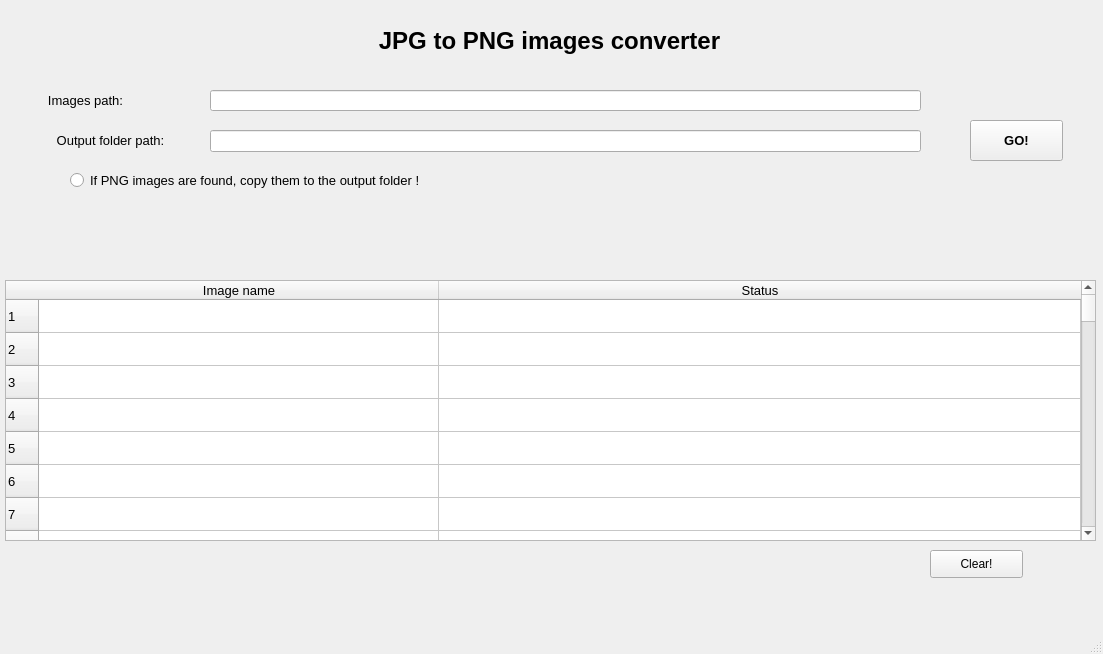
<?xml version="1.0" encoding="UTF-8"?>
<ui version="4.0">
 <class>MainWindow</class>
 <widget class="QMainWindow" name="MainWindow">
  <property name="geometry">
   <rect>
    <x>0</x>
    <y>0</y>
    <width>1103</width>
    <height>654</height>
   </rect>
  </property>
  <property name="font">
   <font>
    <pointsize>10</pointsize>
   </font>
  </property>
  <property name="windowTitle">
   <string>MainWindow</string>
  </property>
  <property name="autoFillBackground">
   <bool>false</bool>
  </property>
  <widget class="QWidget" name="centralwidget">
   <widget class="QLabel" name="label">
    <property name="geometry">
     <rect>
      <x>4</x>
      <y>0</y>
      <width>1091</width>
      <height>81</height>
     </rect>
    </property>
    <property name="font">
     <font>
      <pointsize>18</pointsize>
      <weight>75</weight>
      <bold>true</bold>
     </font>
    </property>
    <property name="text">
     <string>JPG to PNG images converter</string>
    </property>
    <property name="alignment">
     <set>Qt::AlignCenter</set>
    </property>
   </widget>
   <widget class="QLabel" name="label_2">
    <property name="geometry">
     <rect>
      <x>20</x>
      <y>80</y>
      <width>131</width>
      <height>41</height>
     </rect>
    </property>
    <property name="font">
     <font>
      <pointsize>10</pointsize>
     </font>
    </property>
    <property name="text">
     <string>Images path:</string>
    </property>
    <property name="alignment">
     <set>Qt::AlignCenter</set>
    </property>
   </widget>
   <widget class="QLabel" name="label_3">
    <property name="geometry">
     <rect>
      <x>30</x>
      <y>120</y>
      <width>161</width>
      <height>41</height>
     </rect>
    </property>
    <property name="font">
     <font>
      <pointsize>10</pointsize>
     </font>
    </property>
    <property name="text">
     <string>Output folder path:</string>
    </property>
    <property name="alignment">
     <set>Qt::AlignCenter</set>
    </property>
   </widget>
   <widget class="QLineEdit" name="directory_input">
    <property name="geometry">
     <rect>
      <x>210</x>
      <y>90</y>
      <width>711</width>
      <height>21</height>
     </rect>
    </property>
   </widget>
   <widget class="QLineEdit" name="output_folder">
    <property name="geometry">
     <rect>
      <x>210</x>
      <y>130</y>
      <width>711</width>
      <height>22</height>
     </rect>
    </property>
   </widget>
   <widget class="QPushButton" name="go_btn">
    <property name="geometry">
     <rect>
      <x>970</x>
      <y>120</y>
      <width>93</width>
      <height>41</height>
     </rect>
    </property>
    <property name="font">
     <font>
      <pointsize>10</pointsize>
      <weight>75</weight>
      <bold>true</bold>
     </font>
    </property>
    <property name="text">
     <string>GO!</string>
    </property>
   </widget>
   <widget class="QTableWidget" name="table">
    <property name="enabled">
     <bool>true</bool>
    </property>
    <property name="geometry">
     <rect>
      <x>5</x>
      <y>280</y>
      <width>1091</width>
      <height>261</height>
     </rect>
    </property>
    <property name="sizePolicy">
     <sizepolicy hsizetype="Fixed" vsizetype="Expanding">
      <horstretch>50</horstretch>
      <verstretch>0</verstretch>
     </sizepolicy>
    </property>
    <property name="minimumSize">
     <size>
      <width>1091</width>
      <height>261</height>
     </size>
    </property>
    <property name="maximumSize">
     <size>
      <width>1091</width>
      <height>16777215</height>
     </size>
    </property>
    <property name="sizeIncrement">
     <size>
      <width>50</width>
      <height>0</height>
     </size>
    </property>
    <property name="toolTip">
     <string/>
    </property>
    <property name="toolTipDuration">
     <number>-1</number>
    </property>
    <property name="statusTip">
     <string/>
    </property>
    <property name="whatsThis">
     <string/>
    </property>
    <property name="accessibleName">
     <string/>
    </property>
    <property name="layoutDirection">
     <enum>Qt::LeftToRight</enum>
    </property>
    <property name="autoFillBackground">
     <bool>false</bool>
    </property>
    <property name="horizontalScrollBarPolicy">
     <enum>Qt::ScrollBarAlwaysOff</enum>
    </property>
    <property name="sizeAdjustPolicy">
     <enum>QAbstractScrollArea::AdjustIgnored</enum>
    </property>
    <property name="autoScroll">
     <bool>true</bool>
    </property>
    <property name="showGrid">
     <bool>true</bool>
    </property>
    <property name="gridStyle">
     <enum>Qt::SolidLine</enum>
    </property>
    <property name="sortingEnabled">
     <bool>false</bool>
    </property>
    <property name="wordWrap">
     <bool>false</bool>
    </property>
    <property name="cornerButtonEnabled">
     <bool>true</bool>
    </property>
    <property name="rowCount">
     <number>1000</number>
    </property>
    <attribute name="horizontalHeaderVisible">
     <bool>true</bool>
    </attribute>
    <attribute name="horizontalHeaderCascadingSectionResizes">
     <bool>false</bool>
    </attribute>
    <attribute name="horizontalHeaderMinimumSectionSize">
     <number>50</number>
    </attribute>
    <attribute name="horizontalHeaderDefaultSectionSize">
     <number>400</number>
    </attribute>
    <attribute name="horizontalHeaderHighlightSections">
     <bool>true</bool>
    </attribute>
    <attribute name="horizontalHeaderShowSortIndicator" stdset="0">
     <bool>true</bool>
    </attribute>
    <attribute name="horizontalHeaderStretchLastSection">
     <bool>true</bool>
    </attribute>
    <attribute name="verticalHeaderCascadingSectionResizes">
     <bool>false</bool>
    </attribute>
    <attribute name="verticalHeaderDefaultSectionSize">
     <number>33</number>
    </attribute>
    <attribute name="verticalHeaderStretchLastSection">
     <bool>false</bool>
    </attribute>
    <row/>
    <row/>
    <row/>
    <row/>
    <row/>
    <row/>
    <row/>
    <row/>
    <row/>
    <row/>
    <row/>
    <row/>
    <row/>
    <row/>
    <row/>
    <row/>
    <row/>
    <row/>
    <row/>
    <row/>
    <row/>
    <row/>
    <row/>
    <row/>
    <row/>
    <row/>
    <row/>
    <row/>
    <row/>
    <row/>
    <row/>
    <row/>
    <row/>
    <row/>
    <row/>
    <row/>
    <row/>
    <row/>
    <row/>
    <row/>
    <row/>
    <row/>
    <row/>
    <row/>
    <row/>
    <row/>
    <row/>
    <row/>
    <row/>
    <row/>
    <row/>
    <row/>
    <row/>
    <row/>
    <row/>
    <row/>
    <row/>
    <row/>
    <row/>
    <row/>
    <row/>
    <row/>
    <row/>
    <row/>
    <row/>
    <row/>
    <row/>
    <row/>
    <row/>
    <row/>
    <row/>
    <row/>
    <row/>
    <row/>
    <row/>
    <row/>
    <row/>
    <row/>
    <row/>
    <row/>
    <row/>
    <row/>
    <row/>
    <row/>
    <row/>
    <row/>
    <row/>
    <row/>
    <row/>
    <row/>
    <row/>
    <row/>
    <row/>
    <row/>
    <row/>
    <row/>
    <row/>
    <row/>
    <row/>
    <row/>
    <row/>
    <row/>
    <row/>
    <row/>
    <row/>
    <row/>
    <row/>
    <row/>
    <row/>
    <row/>
    <row/>
    <row/>
    <row/>
    <row/>
    <row/>
    <row/>
    <row/>
    <row/>
    <row/>
    <row/>
    <row/>
    <row/>
    <row/>
    <row/>
    <row/>
    <row/>
    <row/>
    <row/>
    <row/>
    <row/>
    <row/>
    <row/>
    <row/>
    <row/>
    <row/>
    <row/>
    <row/>
    <row/>
    <row/>
    <row/>
    <row/>
    <row/>
    <row/>
    <row/>
    <row/>
    <row/>
    <row/>
    <row/>
    <row/>
    <row/>
    <row/>
    <row/>
    <row/>
    <row/>
    <row/>
    <row/>
    <row/>
    <row/>
    <row/>
    <row/>
    <row/>
    <row/>
    <row/>
    <row/>
    <row/>
    <row/>
    <row/>
    <row/>
    <row/>
    <row/>
    <row/>
    <row/>
    <row/>
    <row/>
    <row/>
    <row/>
    <row/>
    <row/>
    <row/>
    <row/>
    <row/>
    <row/>
    <row/>
    <row/>
    <row/>
    <row/>
    <row/>
    <row/>
    <row/>
    <row/>
    <row/>
    <row/>
    <row/>
    <row/>
    <row/>
    <row/>
    <row/>
    <row/>
    <row/>
    <row/>
    <row/>
    <row/>
    <row/>
    <row/>
    <row/>
    <row/>
    <row/>
    <row/>
    <row/>
    <row/>
    <row/>
    <row/>
    <row/>
    <row/>
    <row/>
    <row/>
    <row/>
    <row/>
    <row/>
    <row/>
    <row/>
    <row/>
    <row/>
    <row/>
    <row/>
    <row/>
    <row/>
    <row/>
    <row/>
    <row/>
    <row/>
    <row/>
    <row/>
    <row/>
    <row/>
    <row/>
    <row/>
    <row/>
    <row/>
    <row/>
    <row/>
    <row/>
    <row/>
    <row/>
    <row/>
    <row/>
    <row/>
    <row/>
    <row/>
    <row/>
    <row/>
    <row/>
    <row/>
    <row/>
    <row/>
    <row/>
    <row/>
    <row/>
    <row/>
    <row/>
    <row/>
    <row/>
    <row/>
    <row/>
    <row/>
    <row/>
    <row/>
    <row/>
    <row/>
    <row/>
    <row/>
    <row/>
    <row/>
    <row/>
    <row/>
    <row/>
    <row/>
    <row/>
    <row/>
    <row/>
    <row/>
    <row/>
    <row/>
    <row/>
    <row/>
    <row/>
    <row/>
    <row/>
    <row/>
    <row/>
    <row/>
    <row/>
    <row/>
    <row/>
    <row/>
    <row/>
    <row/>
    <row/>
    <row/>
    <row/>
    <row/>
    <row/>
    <row/>
    <row/>
    <row/>
    <row/>
    <row/>
    <row/>
    <row/>
    <row/>
    <row/>
    <row/>
    <row/>
    <row/>
    <row/>
    <row/>
    <row/>
    <row/>
    <row/>
    <row/>
    <row/>
    <row/>
    <row/>
    <row/>
    <row/>
    <row/>
    <row/>
    <row/>
    <row/>
    <row/>
    <row/>
    <row/>
    <row/>
    <row/>
    <row/>
    <row/>
    <row/>
    <row/>
    <row/>
    <row/>
    <row/>
    <row/>
    <row/>
    <row/>
    <row/>
    <row/>
    <row/>
    <row/>
    <row/>
    <row/>
    <row/>
    <row/>
    <row/>
    <row/>
    <row/>
    <row/>
    <row/>
    <row/>
    <row/>
    <row/>
    <row/>
    <row/>
    <row/>
    <row/>
    <row/>
    <row/>
    <row/>
    <row/>
    <row/>
    <row/>
    <row/>
    <row/>
    <row/>
    <row/>
    <row/>
    <row/>
    <row/>
    <row/>
    <row/>
    <row/>
    <row/>
    <row/>
    <row/>
    <row/>
    <row/>
    <row/>
    <row/>
    <row/>
    <row/>
    <row/>
    <row/>
    <row/>
    <row/>
    <row/>
    <row/>
    <row/>
    <row/>
    <row/>
    <row/>
    <row/>
    <row/>
    <row/>
    <row/>
    <row/>
    <row/>
    <row/>
    <row/>
    <row/>
    <row/>
    <row/>
    <row/>
    <row/>
    <row/>
    <row/>
    <row/>
    <row/>
    <row/>
    <row/>
    <row/>
    <row/>
    <row/>
    <row/>
    <row/>
    <row/>
    <row/>
    <row/>
    <row/>
    <row/>
    <row/>
    <row/>
    <row/>
    <row/>
    <row/>
    <row/>
    <row/>
    <row/>
    <row/>
    <row/>
    <row/>
    <row/>
    <row/>
    <row/>
    <row/>
    <row/>
    <row/>
    <row/>
    <row/>
    <row/>
    <row/>
    <row/>
    <row/>
    <row/>
    <row/>
    <row/>
    <row/>
    <row/>
    <row/>
    <row/>
    <row/>
    <row/>
    <row/>
    <row/>
    <row/>
    <row/>
    <row/>
    <row/>
    <row/>
    <row/>
    <row/>
    <row/>
    <row/>
    <row/>
    <row/>
    <row/>
    <row/>
    <row/>
    <row/>
    <row/>
    <row/>
    <row/>
    <row/>
    <row/>
    <row/>
    <row/>
    <row/>
    <row/>
    <row/>
    <row/>
    <row/>
    <row/>
    <row/>
    <row/>
    <row/>
    <row/>
    <row/>
    <row/>
    <row/>
    <row/>
    <row/>
    <row/>
    <row/>
    <row/>
    <row/>
    <row/>
    <row/>
    <row/>
    <row/>
    <row/>
    <row/>
    <row/>
    <row/>
    <row/>
    <row/>
    <row/>
    <row/>
    <row/>
    <row/>
    <row/>
    <row/>
    <row/>
    <row/>
    <row/>
    <row/>
    <row/>
    <row/>
    <row/>
    <row/>
    <row/>
    <row/>
    <row/>
    <row/>
    <row/>
    <row/>
    <row/>
    <row/>
    <row/>
    <row/>
    <row/>
    <row/>
    <row/>
    <row/>
    <row/>
    <row/>
    <row/>
    <row/>
    <row/>
    <row/>
    <row/>
    <row/>
    <row/>
    <row/>
    <row/>
    <row/>
    <row/>
    <row/>
    <row/>
    <row/>
    <row/>
    <row/>
    <row/>
    <row/>
    <row/>
    <row/>
    <row/>
    <row/>
    <row/>
    <row/>
    <row/>
    <row/>
    <row/>
    <row/>
    <row/>
    <row/>
    <row/>
    <row/>
    <row/>
    <row/>
    <row/>
    <row/>
    <row/>
    <row/>
    <row/>
    <row/>
    <row/>
    <row/>
    <row/>
    <row/>
    <row/>
    <row/>
    <row/>
    <row/>
    <row/>
    <row/>
    <row/>
    <row/>
    <row/>
    <row/>
    <row/>
    <row/>
    <row/>
    <row/>
    <row/>
    <row/>
    <row/>
    <row/>
    <row/>
    <row/>
    <row/>
    <row/>
    <row/>
    <row/>
    <row/>
    <row/>
    <row/>
    <row/>
    <row/>
    <row/>
    <row/>
    <row/>
    <row/>
    <row/>
    <row/>
    <row/>
    <row/>
    <row/>
    <row/>
    <row/>
    <row/>
    <row/>
    <row/>
    <row/>
    <row/>
    <row/>
    <row/>
    <row/>
    <row/>
    <row/>
    <row/>
    <row/>
    <row/>
    <row/>
    <row/>
    <row/>
    <row/>
    <row/>
    <row/>
    <row/>
    <row/>
    <row/>
    <row/>
    <row/>
    <row/>
    <row/>
    <row/>
    <row/>
    <row/>
    <row/>
    <row/>
    <row/>
    <row/>
    <row/>
    <row/>
    <row/>
    <row/>
    <row/>
    <row/>
    <row/>
    <row/>
    <row/>
    <row/>
    <row/>
    <row/>
    <row/>
    <row/>
    <row/>
    <row/>
    <row/>
    <row/>
    <row/>
    <row/>
    <row/>
    <row/>
    <row/>
    <row/>
    <row/>
    <row/>
    <row/>
    <row/>
    <row/>
    <row/>
    <row/>
    <row/>
    <row/>
    <row/>
    <row/>
    <row/>
    <row/>
    <row/>
    <row/>
    <row/>
    <row/>
    <row/>
    <row/>
    <row/>
    <row/>
    <row/>
    <row/>
    <row/>
    <row/>
    <row/>
    <row/>
    <row/>
    <row/>
    <row/>
    <row/>
    <row/>
    <row/>
    <row/>
    <row/>
    <row/>
    <row/>
    <row/>
    <row/>
    <row/>
    <row/>
    <row/>
    <row/>
    <row/>
    <row/>
    <row/>
    <row/>
    <row/>
    <row/>
    <row/>
    <row/>
    <row/>
    <row/>
    <row/>
    <row/>
    <row/>
    <row/>
    <row/>
    <row/>
    <row/>
    <row/>
    <row/>
    <row/>
    <row/>
    <row/>
    <row/>
    <row/>
    <row/>
    <row/>
    <row/>
    <row/>
    <row/>
    <row/>
    <row/>
    <row/>
    <row/>
    <row/>
    <row/>
    <row/>
    <row/>
    <row/>
    <row/>
    <row/>
    <row/>
    <row/>
    <row/>
    <row/>
    <row/>
    <row/>
    <row/>
    <row/>
    <row/>
    <row/>
    <row/>
    <row/>
    <row/>
    <row/>
    <row/>
    <row/>
    <row/>
    <row/>
    <row/>
    <row/>
    <row/>
    <row/>
    <row/>
    <row/>
    <row/>
    <row/>
    <row/>
    <row/>
    <row/>
    <row/>
    <row/>
    <row/>
    <row/>
    <row/>
    <row/>
    <row/>
    <row/>
    <row/>
    <row/>
    <row/>
    <row/>
    <row/>
    <row/>
    <row/>
    <row/>
    <row/>
    <row/>
    <row/>
    <row/>
    <row/>
    <row/>
    <row/>
    <row/>
    <row/>
    <row/>
    <row/>
    <row/>
    <row/>
    <row/>
    <row/>
    <row/>
    <row/>
    <row/>
    <row/>
    <row/>
    <row/>
    <row/>
    <row/>
    <row/>
    <row/>
    <row/>
    <row/>
    <row/>
    <row/>
    <row/>
    <row/>
    <row/>
    <row/>
    <row/>
    <row/>
    <row/>
    <row/>
    <row/>
    <row/>
    <row/>
    <row/>
    <row/>
    <row/>
    <row/>
    <row/>
    <row/>
    <row/>
    <row/>
    <row/>
    <row/>
    <row/>
    <row/>
    <row/>
    <row/>
    <row/>
    <row/>
    <row/>
    <row/>
    <row/>
    <row/>
    <row/>
    <row/>
    <row/>
    <row/>
    <row/>
    <row/>
    <row/>
    <row/>
    <row/>
    <row/>
    <row/>
    <row/>
    <row/>
    <row/>
    <row/>
    <row/>
    <row/>
    <row/>
    <row/>
    <row/>
    <row/>
    <row/>
    <row/>
    <row/>
    <row/>
    <row/>
    <row/>
    <row/>
    <row/>
    <row/>
    <row/>
    <row/>
    <row/>
    <row/>
    <row/>
    <row/>
    <row/>
    <row/>
    <row/>
    <row/>
    <row/>
    <row/>
    <row/>
    <row/>
    <row/>
    <row/>
    <row/>
    <row/>
    <row/>
    <row/>
    <row/>
    <row/>
    <row/>
    <row/>
    <row/>
    <row/>
    <row/>
    <row/>
    <row/>
    <row/>
    <row/>
    <row/>
    <row/>
    <row/>
    <row/>
    <row/>
    <row/>
    <row/>
    <row/>
    <row/>
    <row/>
    <row/>
    <row/>
    <row/>
    <row/>
    <row/>
    <row/>
    <row/>
    <row/>
    <row/>
    <row/>
    <row/>
    <row/>
    <row/>
    <row/>
    <row/>
    <row/>
    <row/>
    <row/>
    <row/>
    <row/>
    <row/>
    <row/>
    <row/>
    <row/>
    <row/>
    <row/>
    <row/>
    <row/>
    <row/>
    <row/>
    <row/>
    <row/>
    <row/>
    <row/>
    <row/>
    <row/>
    <row/>
    <row/>
    <row/>
    <row/>
    <row/>
    <row/>
    <row/>
    <row/>
    <row/>
    <row/>
    <row/>
    <row/>
    <row/>
    <row/>
    <row/>
    <row/>
    <row/>
    <row/>
    <row/>
    <row/>
    <row/>
    <column>
     <property name="text">
      <string>Image name</string>
     </property>
     <property name="textAlignment">
      <set>AlignCenter</set>
     </property>
    </column>
    <column>
     <property name="text">
      <string notr="true">Status</string>
     </property>
     <property name="toolTip">
      <string notr="true"/>
     </property>
     <property name="textAlignment">
      <set>AlignCenter</set>
     </property>
    </column>
    <item row="0" column="0">
     <property name="text">
      <string/>
     </property>
    </item>
   </widget>
   <widget class="QPushButton" name="clear_btn">
    <property name="geometry">
     <rect>
      <x>930</x>
      <y>550</y>
      <width>93</width>
      <height>28</height>
     </rect>
    </property>
    <property name="font">
     <font>
      <pointsize>9</pointsize>
      <weight>50</weight>
      <bold>false</bold>
     </font>
    </property>
    <property name="text">
     <string>Clear!</string>
    </property>
   </widget>
   <widget class="QLabel" name="total_images_label">
    <property name="geometry">
     <rect>
      <x>54</x>
      <y>241</y>
      <width>281</width>
      <height>20</height>
     </rect>
    </property>
    <property name="text">
     <string/>
    </property>
   </widget>
   <widget class="QLabel" name="converted_label">
    <property name="geometry">
     <rect>
      <x>300</x>
      <y>240</y>
      <width>351</width>
      <height>21</height>
     </rect>
    </property>
    <property name="text">
     <string/>
    </property>
   </widget>
   <widget class="QLabel" name="conversion_failed_label">
    <property name="geometry">
     <rect>
      <x>540</x>
      <y>240</y>
      <width>191</width>
      <height>21</height>
     </rect>
    </property>
    <property name="text">
     <string/>
    </property>
   </widget>
   <widget class="QRadioButton" name="copy_png">
    <property name="geometry">
     <rect>
      <x>70</x>
      <y>170</y>
      <width>471</width>
      <height>20</height>
     </rect>
    </property>
    <property name="text">
     <string>If PNG images are found, copy them to the output folder !</string>
    </property>
   </widget>
   <widget class="QLabel" name="error_label">
    <property name="geometry">
     <rect>
      <x>0</x>
      <y>206</y>
      <width>1091</width>
      <height>20</height>
     </rect>
    </property>
    <property name="text">
     <string/>
    </property>
    <property name="alignment">
     <set>Qt::AlignCenter</set>
    </property>
   </widget>
  </widget>
  <widget class="QMenuBar" name="menubar">
   <property name="geometry">
    <rect>
     <x>0</x>
     <y>0</y>
     <width>1103</width>
     <height>29</height>
    </rect>
   </property>
  </widget>
  <widget class="QStatusBar" name="statusbar"/>
 </widget>
 <resources/>
 <connections/>
</ui>
